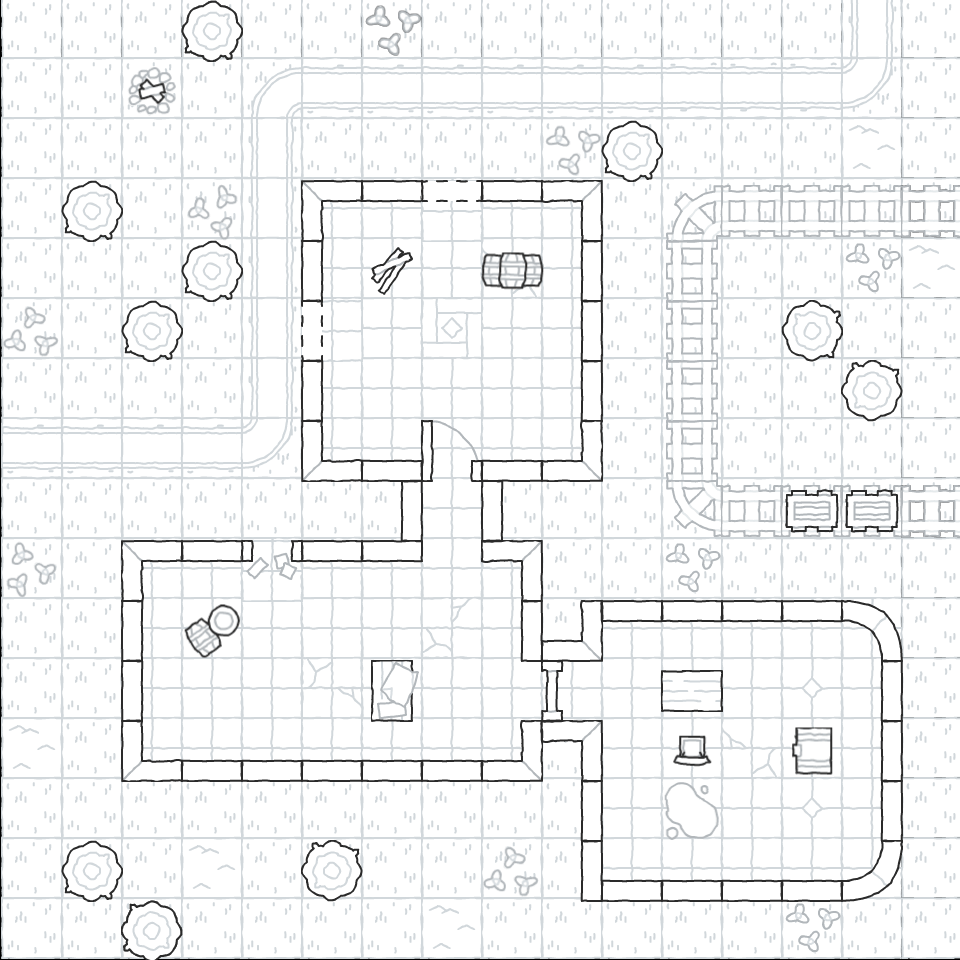

Tiled map render using the project's own tile images. Description and the map definition, with tile-layer contents summarised, below:
An orthogonal 16x16 tile map with 60x60 px tiles, 2 tile layers (bg, collider) and 28 objects (green).

<map version="1.10" tiledversion="1.10.1" orientation="orthogonal" renderorder="right-down" width="16" height="16" tilewidth="60" tileheight="60" infinite="0" nextlayerid="10" nextobjectid="20">
 <editorsettings>
  <export target="sampleMap.json" format="json" />
 </editorsettings>
 <tileset firstgid="1" name="tilesheet" tilewidth="64" tileheight="64" tilecount="154" columns="14">
  <image source="../Tilesheet/tilesheet.png" width="896" height="704" />
  <tile id="9">
   <objectgroup draworder="index" id="2">
    <object id="1" x="2" y="2">
     <polygon points="0,0 0,60 21,60 20,20 60,20 60,0" />
    </object>
   </objectgroup>
  </tile>
  <tile id="10">
   <objectgroup draworder="index" id="2">
    <object id="1" x="2" y="2">
     <polygon points="0,0 0,20 60,20 60,0" />
    </object>
   </objectgroup>
  </tile>
  <tile id="11">
   <objectgroup draworder="index" id="2">
    <object id="1" x="2" y="2">
     <polygon points="0,0 0,20 10,20 10,15 50,15 50,20 60,20 60,0 50,0 50,5 10,5 10,0" />
    </object>
   </objectgroup>
  </tile>
  <tile id="12">
   <objectgroup draworder="index" id="2">
    <object id="1" x="17" y="17">
     <polygon points="0,0 0,30 30,30 30,0" />
    </object>
   </objectgroup>
  </tile>
  <tile id="13">
   <objectgroup draworder="index" id="2">
    <object id="1" x="2" y="12">
     <polygon points="0,0 0,40 60,40 60,0" />
    </object>
   </objectgroup>
  </tile>
  <tile id="23">
   <objectgroup draworder="index" id="2">
    <object id="1" x="62" y="2">
     <polygon points="0,0 -9,0 -19,2 -27,4 -33,7 -39,10 -45,15 -49,18 -51,24 -54,29 -56,36 -58,43 -59,48 -60,53 -60,58 -60,60 -40,60 -40,51 -38,45 -35,38 -30,30 -23,26 -17,23 -9,21 -3,20 0,20" />
    </object>
   </objectgroup>
  </tile>
  <tile id="24">
   <objectgroup draworder="index" id="2">
    <object id="1" x="2" y="2">
     <polygon points="0,0 0,20 30,20 30,0" />
    </object>
   </objectgroup>
  </tile>
  <tile id="27">
   <objectgroup draworder="index" id="2">
    <object id="1" x="20" y="17">
     <polygon points="0,0 0,14 0,20 -3,20 -6,26 2,28 11,29 19,29 23,28 29,26 31,26 25,20 24,0" />
    </object>
   </objectgroup>
  </tile>
  <tile id="37">
   <objectgroup draworder="index" id="2">
    <object id="1" x="62" y="2">
     <polygon points="0,0 -8,0 -12,4 -16,7 -18,11 -22,14 -26,18 -31,24 -38,30 -42,33 -46,37 -47,40 -50,41 -53,43 -55,46 -58,50 -60,53 -60,59 -60,60 -38,60 -33,54 -30,51 -27,47 -22,41 -18,39 -14,35 -9,29 -3,23 0,21" />
    </object>
   </objectgroup>
  </tile>
  <tile id="38">
   <objectgroup draworder="index" id="2">
    <object id="1" x="2" y="2">
     <polygon points="0,0 0,20 60,20 60,0" />
    </object>
   </objectgroup>
  </tile>
  <tile id="39">
   <objectgroup draworder="index" id="2">
    <object id="1" x="2" y="2">
     <polygon points="0,0 0,20 10,20 10,0" />
    </object>
    <object id="2" x="53" y="2">
     <polygon points="0,0 -1,60 9,60 9,0" />
    </object>
   </objectgroup>
  </tile>
  <tile id="40">
   <objectgroup draworder="index" id="2">
    <object id="1" x="22" y="20">
     <polygon points="0,0 -5,3 -5,4 -8,4 -16,11 -16,12 -15,16 -14,19 -7,30 -6,32 -4,33 -2,33 -1,35 0,37 5,37 19,26 18,21 15,17 15,15 17,15 17,16 27,16 34,10 37,4 37,-3 30,-11 24,-14 18,-14 13,-10 10,-7 8,-2 7,6" />
    </object>
   </objectgroup>
  </tile>
  <tile id="41">
   <objectgroup draworder="index" id="2">
    <object id="1" x="38" y="9">
     <polygon points="0,0 -13,15 -15,17 -18,17 -21,18 -25,21 -25,23 -23,26 -23,27 -26,30 -21,35 -19,34 -11,23 -9,21 -4,18 -3,19 -6,24 -9,29 -12,31 -13,35 -14,35 -19,43 -14,46 -2,30 0,25 5,19 7,17 7,15 14,11 11,5 6,6 2,9 1,8 5,5" />
    </object>
   </objectgroup>
  </tile>
  <tile id="51">
   <objectgroup draworder="index" id="2">
    <object id="1" x="62" y="2">
     <polygon points="0,0 -36,0 -39,1 -43,2 -46,2 -48,3 -50,6 -53,9 -55,12 -57,15 -59,19 -59,23 -60,28 -60,33 -60,38 -60,44 -60,57 -60,60 -40,60 -39,56 -40,49 -40,41 -40,34 -40,31 -39,26 -37,23 -33,21 -26,20 -19,20 -10,21 0,20 1,17 0,10" />
    </object>
   </objectgroup>
  </tile>
  <tile id="54">
   <objectgroup draworder="index" id="2">
    <object id="1" x="6" y="16">
     <polygon points="0,0 -2,3 -2,8 -3,13 -3,18 -3,26 -1,30 4,32 10,31 14,32 18,33 33,34 37,32 39,31 51,31 55,25 56,19 56,12 55,5 54,0 51,-1 42,0 39,0 36,-2 31,-2 18,-2 16,-1 16,1 10,0" />
    </object>
   </objectgroup>
  </tile>
  <tile id="55">
   <objectgroup draworder="index" id="2">
    <object id="1" x="9" y="2">
     <polygon points="0,0 0,8 2,8 2,52 2,53 0,53 0,60 46,60 46,52 43,50 44,9 46,8 46,0" />
    </object>
   </objectgroup>
  </tile>
  <tile id="67">
   <objectgroup draworder="index" id="2">
    <object id="1" x="9" y="12">
     <polygon points="0,0 0,35 17,35 17,39 29,39 28,35 29,36 45,36 45,0" />
    </object>
   </objectgroup>
  </tile>
  <tile id="68">
   <objectgroup draworder="index" id="2">
    <object id="1" x="62" y="22">
     <polygon points="0,0 -8,0 -13,1 -31,14 -34,19 -37,23 -37,27 -38,28 -39,29 -39,39 -39,40 -20,40 -20,36 -19,36 -18,32 -15,27 -12,24 -8,22 -2,21 0,20" />
    </object>
   </objectgroup>
  </tile>
  <tile id="69">
   <objectgroup draworder="index" id="2">
    <object id="1" x="12" y="2">
     <polygon points="0,0 0,60 40,60 40,0" />
    </object>
   </objectgroup>
  </tile>
  <tile id="81">
   <objectgroup draworder="index" id="2">
    <object id="1" x="26" y="21">
     <polygon points="0,0 -4,4 -5,6 -3,7 -3,8 -3,9 -6,9 -7,11 -6,13 -6,17 -4,18 -1,19 1,18 5,16 7,18 11,23 14,22 17,18 18,17 17,16 15,14 15,13 19,12 18,9 18,6 17,4 15,4 11,5 8,6 5,4 3,1" />
    </object>
   </objectgroup>
  </tile>
  <tile id="82">
   <objectgroup draworder="index" id="2">
    <object id="1" x="22" y="2">
     <polygon points="0,0 1,60 20,60 20,0" />
    </object>
   </objectgroup>
  </tile>
  <tile id="92">
   <objectgroup draworder="index" id="4">
    <object id="3" x="16" y="7">
     <polygon points="0,0 0,5 -4,5 -4,11 -4,19 0,19 0,31 -4,31 -4,45 -1,45 0,45 0,50 32,50 32,45 36,45 36,31 32,31 32,19 36,19 36,5 32,5 32,0" />
    </object>
   </objectgroup>
  </tile>
  <tile id="96">
   <objectgroup draworder="index" id="2">
    <object id="1" x="32" y="13">
     <polygon points="0,0 -3,5 -8,12 -9,14 -10,16 -13,19 -15,21 -17,25 -19,28 -20,30 -10,30 -10,49 10,49 10,30 20,30 14,19 9,15 6,9" />
    </object>
   </objectgroup>
  </tile>
  <tile id="106">
   <objectgroup draworder="index" id="2">
    <object id="1" x="16" y="7">
     <polygon points="0,0 0,5 -4,5 -4,19 0,19 0,31 -4,31 -4,45 0,45 0,50 32,50 32,45 36,45 36,31 32,31 32,19 36,19 36,4 32,5 32,0" />
    </object>
   </objectgroup>
  </tile>
  <tile id="108">
   <objectgroup draworder="index" id="3">
    <object id="2" x="28" y="13">
     <polygon points="0,0 5,-1 10,0 16,3 19,6 23,11 24,16 24,22 23,24 22,26 22,29 19,32 16,34 13,38 6,39 -4,38 -9,35 -14,28 -16,18 -14,12 -11,6 -5,1" />
    </object>
   </objectgroup>
  </tile>
  <tile id="109">
   <objectgroup draworder="index" id="2">
    <object id="1" x="10" y="13">
     <polygon points="0,0 -1,4 -2,9 -4,12 -7,14 -7,20 -5,23 -4,26 -3,30 -2,33 -4,36 -4,38 -4,41 1,40 4,42 9,44 13,44 15,47 18,49 25,49 29,46 31,44 35,44 37,47 41,47 42,45 41,42 41,40 46,35 47,28 50,25 52,22 52,16 47,9 46,3 43,-1 35,-5 30,-6 26,-10 19,-10 15,-8 11,-5 6,-4 2,-2" />
    </object>
   </objectgroup>
  </tile>
 </tileset>
 <layer id="1" name="bg" width="16" height="16">
  <data>[256 cells, 256 non-empty, 9 distinct tile ids]</data>
 </layer>
 <layer id="4" name="collider" width="16" height="16" offsetx="0" offsety="3">
  <data>[256 cells, 91 non-empty, 21 distinct tile ids]</data>
 </layer>
 <objectgroup id="5" name="object" offsetx="1" offsety="-3">
  <object id="4" name="green" x="449.396" y="326.61">
   <point />
  </object>
 </objectgroup>
</map>
